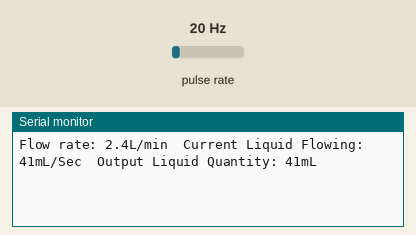
This sketch was run on a simulated ESP32. Shown: the last lines printed to the serial monitor. Wiring (inferred from the names in the program): pulse sensor: data GPIO 25. The inputs (shaded band) are chosen by the test bench; at power-on: pulse rate 20 Hz.

Above: at 1.2 s.
1.3 s: pulse rate (sensor on GPIO 25) set to 4 Hz
At 2.6 s:
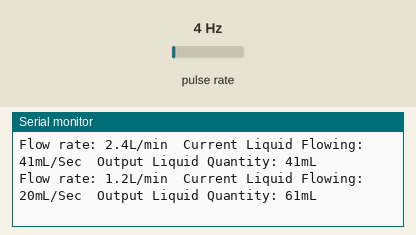
2.8 s: pulse rate (sensor on GPIO 25) set to 50 Hz
At 3.8 s:
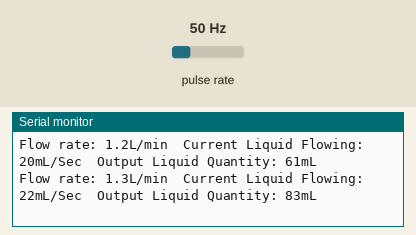
Timing chart, 0 to 5.8 s (numbered marks = the images above; inputs shaded):
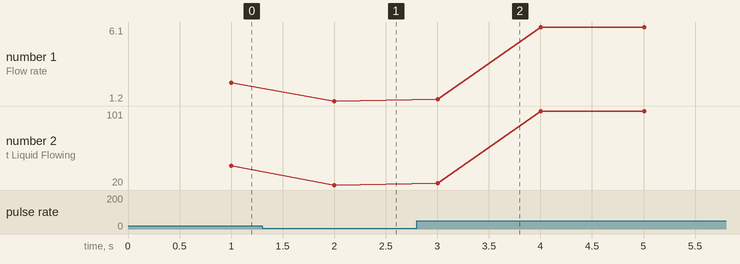

The sketch:

WaterFlow.ino
```cpp
byte sensorInterrupt = 25;  // 0 = digital pin 2
byte sensorPin       = 14;

// The hall-effect flow sensor outputs approximately 4.5 pulses per second per
// litre/minute of flow.
float calibrationFactor = 8;

volatile byte pulseCount;

float flowRate;
unsigned int flowMilliLitres;
unsigned long totalMilliLitres;

unsigned long oldTime;

void setup()
{

  // Initialize a serial connection for reporting values to the host
  Serial.begin(9600);
  pinMode(sensorPin, INPUT);
  digitalWrite(sensorPin, HIGH);

  pulseCount        = 0;
  flowRate          = 0.0;
  flowMilliLitres   = 0;
  totalMilliLitres  = 0;
  oldTime           = 0;

  // The Hall-effect sensor is connected to pin 2 which uses interrupt 0.
  // Configured to trigger on a FALLING state change (transition from HIGH
  // state to LOW state)
  pinMode(sensorInterrupt, INPUT_PULLUP);
  attachInterrupt(sensorInterrupt, pulseCounter, FALLING);
}

/**
 * Main program loop
 */
void loop()
{

   if((millis() - oldTime) > 1000)    // Only process counters once per second
  {
    // Disable the interrupt while calculating flow rate and sending the value to
    // the host
    detachInterrupt(sensorInterrupt);

    // Because this loop may not complete in exactly 1 second intervals we calculate
    // the number of milliseconds that have passed since the last execution and use
    // that to scale the output. We also apply the calibrationFactor to scale the output
    // based on the number of pulses per second per units of measure (litres/minute in
    // this case) coming from the sensor.
    flowRate = ((1000.0 / (millis() - oldTime)) * pulseCount) / calibrationFactor;

    // Note the time this processing pass was executed. Note that because we've
    // disabled interrupts the millis() function won't actually be incrementing right
    // at this point, but it will still return the value it was set to just before
    // interrupts went away.
    oldTime = millis();

    // Divide the flow rate in litres/minute by 60 to determine how many litres have
    // passed through the sensor in this 1 second interval, then multiply by 1000 to
    // convert to millilitres.
    flowMilliLitres = (flowRate / 60) * 1000;

    // Add the millilitres passed in this second to the cumulative total
    totalMilliLitres += flowMilliLitres;

    unsigned int frac;

    // Print the flow rate for this second in litres / minute
    Serial.print("Flow rate: ");
    Serial.print(int(flowRate));  // Print the integer part of the variable
    Serial.print(".");             // Print the decimal point
    // Determine the fractional part. The 10 multiplier gives us 1 decimal place.
    frac = (flowRate - int(flowRate)) * 10;
    Serial.print(frac, DEC) ;      // Print the fractional part of the variable
    Serial.print("L/min");
    // Print the number of litres flowed in this second
    Serial.print("  Current Liquid Flowing: ");             // Output separator
    Serial.print(flowMilliLitres);
    Serial.print("mL/Sec");

    // Print the cumulative total of litres flowed since starting
    Serial.print("  Output Liquid Quantity: ");             // Output separator
    Serial.print(totalMilliLitres);
    Serial.println("mL");

    // Reset the pulse counter so we can start incrementing again
    pulseCount = 0;

    // Enable the interrupt again now that we've finished sending output
    attachInterrupt(sensorInterrupt, pulseCounter, FALLING);
  }
}

/*
Insterrupt Service Routine
 */
void pulseCounter()
{
  // Increment the pulse counter
  pulseCount++;
}
```

Measured:
- after the input at 1.3 s, the serial monitor: prints a new line after 0.70 s (image 1)
- after the input at 2.8 s, the serial monitor: prints a new line after 0.20 s (image 2)
- plotted number 1: 2.4 → 1.2 after the input at 1.3 s, 1.2 → 6.1 after the input at 2.8 s
- plotted number 2: 41 → 20 after the input at 1.3 s
